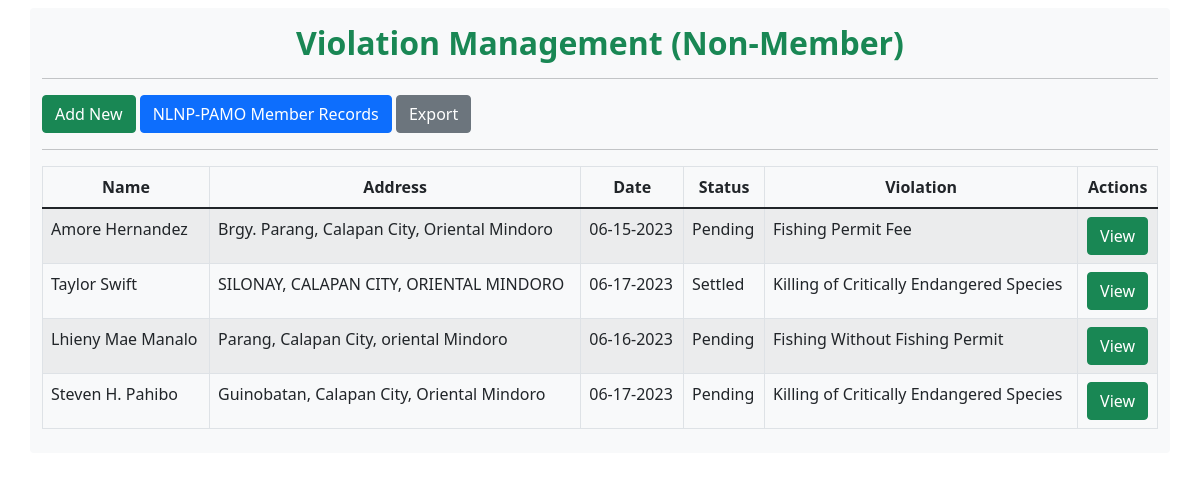
Page /admin/vm-nm.php on the committed database.
### tables this page shows
CREATE TABLE `violations2` (
  `v_id` int(10) NOT NULL,
  `vcat_id` int(10) NOT NULL,
  `name` varchar(255) NOT NULL,
  `address` varchar(255) NOT NULL,
  `date` date NOT NULL,
  `payment_date` date DEFAULT NULL,
  `recieved_from` varchar(255) DEFAULT NULL,
  `receipt_num` varchar(255) DEFAULT NULL,
  `viol_status` varchar(50) NOT NULL DEFAULT 'Pending',
  `details` text NOT NULL
);

CREATE TABLE `violation_category` (
  `vcat_id` int(50) NOT NULL,
  `v_name` varchar(255) NOT NULL,
  `v_details` varchar(255) NOT NULL,
  `penalty` varchar(255) NOT NULL
);

### admin/vm-nm.php (the view, shortened to what this page needs)
<!DOCTYPE html>
<html lang="en">
<head>
    <link href="https://cdnjs.cloudflare.com/ajax/libs/twitter-bootstrap/5.1.3/css/bootstrap.min.css" rel="stylesheet" />
    <link href="https://cdn.datatables.net/v/bs5/jq-3.6.0/dt-1.13.3/datatables.min.css" rel="stylesheet" />
</head>
<body>
    <div class="container">
        <div class="row justify-content-center">
            <div class="col-lg bg-light rounded my-2 py-2">
                <h2 class="text-center text-success pt-2"><b>Violation Management (Non-Member)</b></h2>
                <hr>
                <button type="button" class="btn btn-success" data-bs-toggle="modal" data-bs-target="#exampleModal">Add New</button>
                <a href="../admin/adminvm.php"><button type="button" class="btn btn-primary">NLNP-PAMO Member Records</button></a>
                <a class="btn btn-secondary" href="../modal/excel-vm-nm.php">Export</a>
                <hr>
                <div class="table-responsive">
                    <table class="table table-bordered table-striped table-hover">
                        <thead>
                            <tr class="text-center">
                                <th>Name</th>
                                <th>Address</th>
                                <th>Date</th>
                                <th>Status</th>
                                <th>Violation</th>
                                <th>Actions</th>
                            </tr>
                        </thead>
                        <tbody>
                            <?php
                            $database = new Connection();
                            $db = $database->open();
                            try {
                                $sql = 'SELECT violations2.name,
                                               violations2.address,
                                               violations2.v_id,
                                               violations2.payment_date,
                                               violations2.date,
                                               violations2.viol_status,
                                               violation_category.v_name,
                                               violation_category.penalty
                                            FROM violations2
                                            JOIN violation_category
                                            ON violations2.vcat_id = violation_category.vcat_id;';
                                foreach ($db->query($sql) as $row) {
                            ?>
                                    <?php
                                    $orgDate = $row['date'];
                                    $newDate = date("m-d-Y", strtotime($orgDate));
                                    ?>
                                    <tr>
                                        <td><?= $row['name'] ?></td>
                                        <td><?= $row['address'] ?> </td>
                                        <td><?= $newDate ?></td>
                                        <td><?= $row['viol_status'] ?></td>
                                        <td><?= $row['v_name'] ?></td>
                                        <td>
                                            <span><a href="#update_<?php echo $row['v_id']; ?>" class="text-decoration-none text-success" data-bs-toggle="modal">
                                                    <center><button class="btn btn-success">View</button></center>
                                                </a></span>
                                        </td>
                                    </tr>
                            <?php
                                }
                            } catch (PDOException $e) {
                                echo "There is some problem in connection: " . $e->getMessage();
                            }
                            ?>
                        </tbody>
                    </table>
                </div>
            </div>
        </div>
    </div>
</body>
</html>

### rows in the picture
violations2: name "Amore Hernandez", address "Brgy. Parang, Calapan City, Oriental Mindoro", date "06-15-2023", viol_status "Pending", vcat.v_name "Fishing Permit Fee"
violations2: name "Taylor Swift", address "SILONAY, CALAPAN CITY, ORIENTAL MINDORO", date "06-17-2023", viol_status "Settled", vcat.v_name "Killing of Critically Endangered Species"
violations2: name "Lhieny Mae Manalo", address "Parang, Calapan City, oriental Mindoro", date "06-16-2023", viol_status "Pending", vcat.v_name "Fishing Without Fishing Permit"
violations2: name "Steven H. Pahibo", address "Guinobatan, Calapan City, Oriental Mindoro", date "06-17-2023", viol_status "Pending", vcat.v_name "Killing of Critically Endangered Species"
